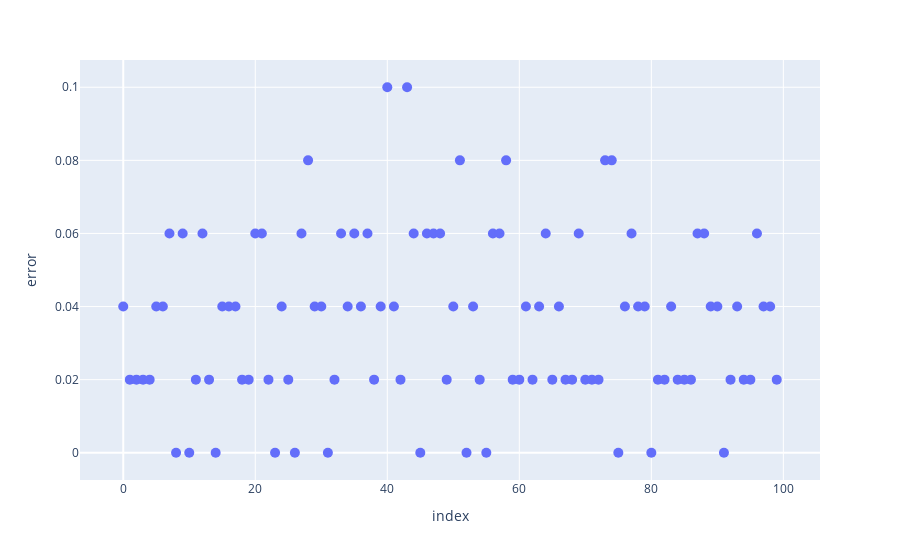

Notebook cell for this chart:
### Code cell
import plotly.express as px
import pandas as pd
data = pd.DataFrame({"error":np.abs(estimation_error)})
fig = px.scatter(data, y="error")
fig.update_traces(marker_size=10)
fig.show()

### Figure 1 — Plotly figure (JSON) as saved in the notebook; plotly's stock layout.template omitted (floating-point values rounded to 4 significant figures)
{"data": [{"hovertemplate": "index=%{x}<br>error=%{y}<extra></extra>", "legendgroup": "", "marker": {"color": "#636efa", "symbol": "circle", "size": 10}, "mode": "markers", "name": "", "orientation": "v", "showlegend": false, "x": [0, 1, 2, 3, 4, 5, 6, 7, 8, 9, 10, 11, 12, 13, 14, 15, 16, 17, 18, 19, 20, 21, 22, 23, 24, 25, 26, 27, 28, 29, 30, 31, 32, 33, 34, 35, 36, 37, 38, 39, 40, 41, 42, 43, 44, 45, 46, 47, 48, 49, 50, 51, 52, 53, 54, 55, 56, 57, 58, 59, 60, 61, 62, 63, 64, 65, 66, 67, 68, 69, 70, 71, 72, 73, 74, 75, 76, 77, 78, 79, 80, 81, 82, 83, 84, 85, 86, 87, 88, 89, 90, 91, 92, 93, 94, 95, 96, 97, 98, 99], "xaxis": "x", "y": [0.04, 0.02, 0.02, 0.02, 0.02, 0.04, 0.04, 0.06, 0.0, 0.06, 0.0, 0.02, 0.06, 0.02, 0.0, 0.04, 0.04, 0.04, 0.02, 0.02, 0.06, 0.06, 0.02, 0.0, 0.04, 0.02, 0.0, 0.06, 0.08, 0.04, 0.04, 0.0, 0.02, 0.06, 0.04, 0.06, 0.04, 0.06, 0.02, 0.04, 0.1, 0.04, 0.02, 0.1, 0.06, 0.0, 0.06, 0.06, 0.06, 0.02, 0.04, 0.08, 0.0, 0.04, 0.02, 0.0, 0.06, 0.06, 0.08, 0.02, 0.02, 0.04, 0.02, 0.04, 0.06, 0.02, 0.04, 0.02, 0.02, 0.06, 0.02, 0.02, 0.02, 0.08, 0.08, 0.0, 0.04, 0.06, 0.04, 0.04, 0.0, 0.02, 0.02, 0.04, 0.02, 0.02, 0.02, 0.06, 0.06, 0.04, 0.04, 0.0, 0.02, 0.04, 0.02, 0.02, 0.06, 0.04, 0.04, 0.02], "yaxis": "y", "type": "scatter"}], "layout": {"xaxis": {"anchor": "y", "domain": [0.0, 1.0], "title": {"text": "index"}}, "yaxis": {"anchor": "x", "domain": [0.0, 1.0], "title": {"text": "error"}}, "legend": {"tracegroupgap": 0}, "margin": {"t": 60}}}
